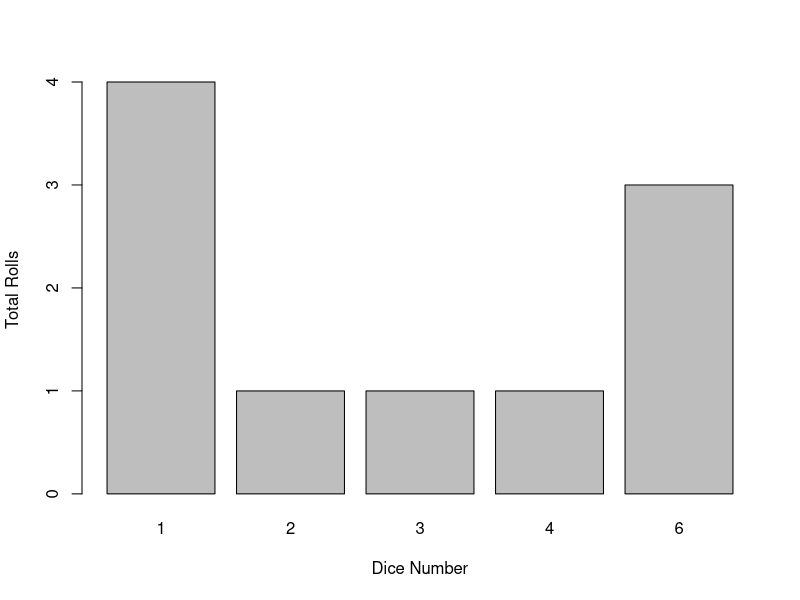

Reproduce this figure in R. (Note: this script raises an error after producing the figure.)
## ---- chunk 1
square_num <- function(x) {
  square <- x^2
  return(square)
}
## ---- chunk 2
square_num(5)
## ---- chunk 3
add_num <- function(a, b, c) {
  a * b + c
}
add_num(3,10,8)
## ---- chunk 4
temp_C <- c(0, 5, 10, 15, 20, 25, 30)

celsius_to_fahrenheit <- function(temp_C) {
  temp_F <- (temp_C * 9/5) + 32
  return(temp_F)
}

celsius_to_fahrenheit(temp_C)
## ---- chunk 5
dice <- function(n){
    roll <- sample(1:6, n, replace = T)
    return(roll)
}

## ---- chunk 6
dice(10)
## ---- chunk 7
dice <- function(n){
    toss <- sample(1:6, n, rep = T)
    total <- table(toss)
    barplot(total, xlab = "Dice Number", ylab = "Total Rolls", main = "")
    return(total)
}

dice(10)
## ---- chunk 8
for (i in 1:5) {
  print(i)
}

## ---- chunk 9
x <- 1:5
for (i in x) {
  print(i^2)
}

## ---- chunk 10
x <- vector() 

for (i in 1:10) {
  y <- i^2
  x <- c(x, y)
}

x
## ---- chunk 11
x2 <- data.frame(col1 = vector(length = 10), col2 = vector(length = 10)) 

for (i in 1:10) {
  col1 <- i^2 
  col2 <- sqrt(i) 
  x2[i, 1] <- col1 
  x2[i, 2] <- col2 
}

x2
## ---- chunk 12
data <- read.csv(file = "shrub-volume-data.csv")
## ---- chunk 13
data
## ---- chunk 14
exp_num <- c(1, 2)

cor_output <- c()
## ---- chunk 15
for(i in exp_num){
  exp_subset <- subset(data, experiment == exp_num[i])
  cor_val <- cor(exp_susetb$length, exp_subset$height) 
  df_cor <- data.frame(experiment = i,
                       correlation = cor_val)
  cor_output <- rbind(cor_output, df_cor) 
}
cor_output
## ---- chunk 16
ShrubData <- read.csv(file = "shrub-volume-data.csv")
ShrubData$experiment <- as.factor(ShrubData$experiment)
## ---- chunk 17
library(ggplot2)
head(ShrubData)
## ---- chunk 18
ggplot(data = ShrubData, aes(x = length, y = height))
## ---- chunk 19
ggplot(data = ShrubData, aes(x = length, y = height)) + 
  geom_point()

## ---- chunk 20
ggplot(data = ShrubData, aes(x = length, y = height)) + 
  geom_point(aes(colour = experiment, shape = experiment))
## ---- chunk 21
ggplot(data = ShrubData, aes(x = length, y = height)) + 
  geom_point(aes(colour = experiment, shape = experiment)) +
  scale_color_manual(values=c("blue", "orange", "purple")) + 
  scale_shape_manual(values=c(21, 23, 22))
## ---- chunk 22
ggplot(data = ShrubData, aes(x = length, y = height)) + 
  geom_point(aes(colour = experiment, shape = experiment)) + 
  xlab("Shrub Length (cm)") + 
  ylab("Shrub Height (cm)") 
## ---- chunk 23
ggplot(data = ShrubData, aes(x = length, y = height)) + 
  geom_point(aes(colour = experiment, shape = experiment)) + 
  xlim(0, 5) + 
  ylim(0, 10) 
## ---- chunk 24
ggplot(data = ShrubData, aes(x = length, y = height)) + 
  geom_point(aes(colour = experiment, shape = experiment)) + 
  geom_smooth(aes(colour= experiment), 
              method= "lm", formula = y ~ x, se = FALSE)
## ---- chunk 25
ggplot(data = ShrubData, aes(x = length, y = height)) + 
  geom_point(aes(colour = experiment, shape = experiment)) + 
  geom_smooth(aes(colour= experiment), 
              method= "lm", formula = y ~ x, se = FALSE) + 
  facet_wrap(~experiment)
## ---- chunk 26
ggplot(data = ShrubData, aes(x = length, y = height)) + 
  geom_line(aes(colour = experiment, linetype = experiment))
## ---- chunk 27
ggplot(data = ShrubData, aes(x = experiment, y = height)) + 
  geom_boxplot(aes(fill= experiment)) 
